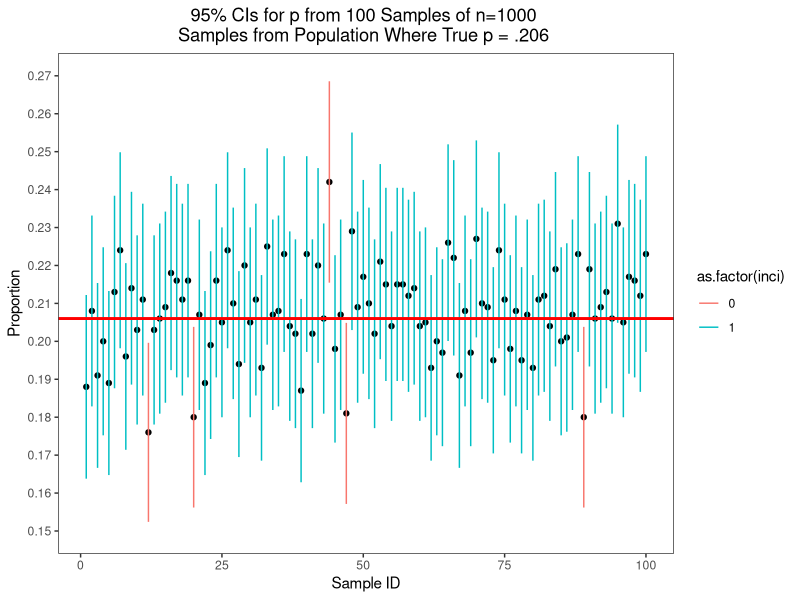

Source code (R):
# R lecture 7 part 2
# Graphic multiple confidence intervals for a population proportion based 
# repeated sampling simulation
     
     #########################
     
     
     # Simulating confidence interval performance (FYI) for a sample proportion
     # assume a population of HIV+ persons where the percentage responding to therapy is 20.6%
     
     library(tidyverse)
     
     # create a "theoretical population population (100,000) with 20.6% responses
     pop1<-c(rep.int(1, .206*1000000), rep.int(0, (1-.206)*1000000))
     
     # make vectors to store 100 phats, and ci lower and upper endpoints
     phat<-rep.int(0,100)
     cil<-rep.int(0,100)
     ciu<-rep.int(0,100)
     inci<-rep.int(0,100)
     
     for (i in 1:100) {
       t<-mean(sample(pop1, 1000))
       phat[i]<-t
       cil[i]<- t-1.96*sqrt(t*(1-t)/1000)
       ciu[i]<- t+1.96*sqrt(t*(1-t)/1000)
       inci[i]<-as.numeric(.206 >= cil[i] & .206<=ciu[i])
     }
     
     table(inci)
     
     # create a data frame with the results, and add a generic id number for each set, from 1 to 100
     
     cis<-data.frame(id=1:100,phat,cil,ciu,inci)
     
     # to make a graph 
     #(and certainly one could make changes to the asethetics, such as differing line colors from the default, etc/// )
     ggplot(cis,aes(x=id,y=phat))+
       geom_point()+
       geom_segment(aes(x = id, y = cil, xend = id, yend = ciu, col=as.factor(inci))) +
       scale_y_continuous(limits =c(round(min(cil),digits=2), round(max(ciu),digits=2)),
                          breaks=seq(round(min(cil),digits=2),round(max(ciu),digits=2),by=.01))  +
       geom_hline(yintercept=.206,color = "red", size=1)+
       labs(title= "95% CIs for p from 100 Samples of n=1000 \nSamples from Population Where True p = .206 ", y="Proportion",x="Sample ID")+
       theme_bw()+
       theme(panel.grid.major = element_blank(), panel.grid.minor = element_blank(),
             panel.background = element_blank(), plot.title =element_text(hjust = 0.5),plot.caption =element_text(hjust = 0.5))
        

            
     